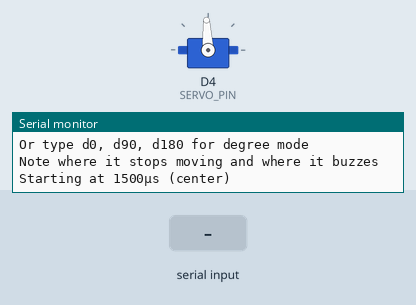
Simulated run of this sketch. Board: ESP8266 (NodeMCU). Shown: servo, the last lines printed to the serial monitor. The inputs (shaded band) are chosen by the test bench.

Above: at 2.7 s.
2.8 s: "200\n" received over Serial
At 4.0 s:
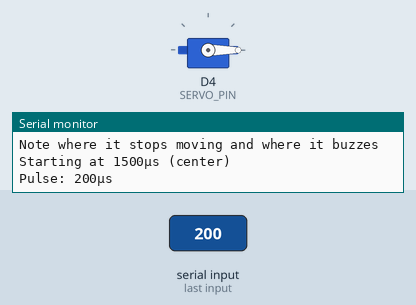
4.3 s: "d90\n" received over Serial
At 5.2 s:
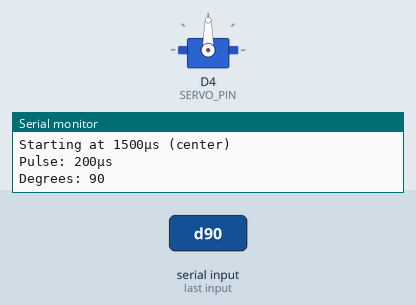
5.8 s: "d,45\n" received over Serial
At 6.3 s:
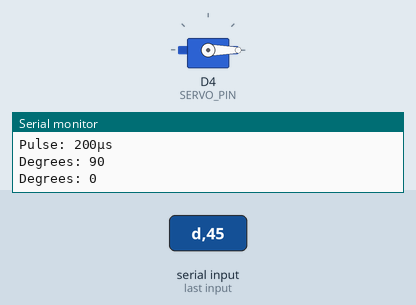
Timing chart, 0 to 8.8 s (numbered marks = the images above; inputs shaded):
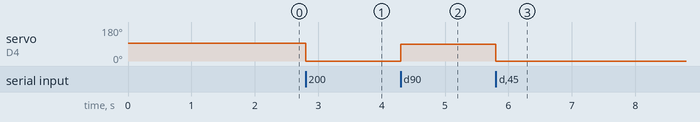

Measured:
- after the input at 2.8 s, servo on D4 (SERVO_PIN): 93° → 0° at once
- after the input at 4.3 s, servo on D4 (SERVO_PIN): 0° → 90° at once
- after the input at 5.8 s, servo on D4 (SERVO_PIN): 90° → 0° at once

The sketch:

servo-calibrate.ino
```cpp
// Servo Calibration — type a pulse width in microseconds to move servo
// Standard SG90 range: ~500-2500µs
// 500µs = full one direction, 1500µs = center, 2500µs = full other direction
//
// You can also type "d90" to use degrees (0-180)

#include <Servo.h>

#define SERVO_PIN D4

Servo servo;

void setup() {
  Serial.begin(115200);
  delay(500);
  Serial.println("Servo Calibration (microseconds mode)");
  Serial.println("Type a number like 1500 for center");
  Serial.println("Try: 400, 500, 600, ... 2400, 2500, 2600");
  Serial.println("Or type d0, d90, d180 for degree mode");
  Serial.println("Note where it stops moving and where it buzzes");
  Serial.println();

  servo.attach(SERVO_PIN);
  servo.writeMicroseconds(1500); // start at center
  delay(1000);
  Serial.println("Starting at 1500µs (center)");
}

void loop() {
  if (Serial.available()) {
    String input = Serial.readStringUntil('\n');
    input.trim();

    if (input.startsWith("d")) {
      // Degree mode
      int angle = input.substring(1).toInt();
      servo.write(constrain(angle, 0, 180));
      Serial.print("Degrees: ");
      Serial.println(angle);
    } else {
      // Microseconds mode
      int us = input.toInt();
      if (us >= 200 && us <= 3000) {
        servo.writeMicroseconds(us);
        Serial.print("Pulse: ");
        Serial.print(us);
        Serial.println("µs");
      }
    }
  }
}
```
